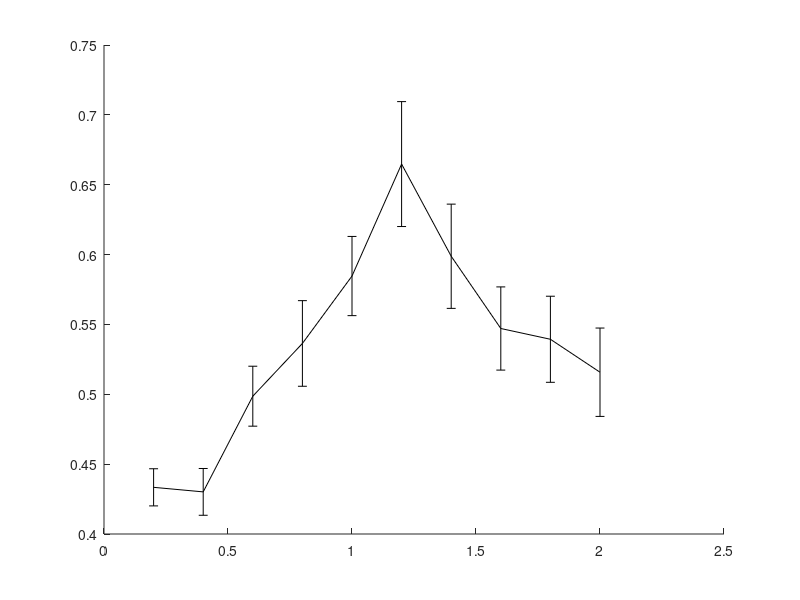

Write the MATLAB code that produced this figure. (Note: this script raises an error after producing the figure.)
% Benchmark_RRT_envI_w_rB.txt - Vanilla use of PCA
% Benchmark_RRT_envI_w_rB_2.txt - Included the NN in the PCA computation

% last updated: 12/11/17

clear all
clc

%%
planners = {'BiRRT','RRT'};
plannerType = planners{2};
switch plannerType
    case 'BiRRT'
        D = load('Benchmark_CBiRRT_rB.txt');
    case 'RRT'
        D{1} = load('Benchmark_RRT_wo_rB.txt');
        D{2} = load('Benchmark_RRT_w_knn30_r3_rB.txt');
        fprintf('Failures: \t%.1f %% \n', 100-sum(D{1}(:,2))/size(D{1},1)*100);
        D{1} = D{1}(D{1}(:,2)==1,:);
        D{1} = D{1}(D{1}(:,1)<=2.4, :);
        D{2} = D{2}(D{2}(:,2)==1,:);
end

%%
disp(['Results for ' plannerType ':']);

%%

for j = 1:size(D,2)
    
    r{j} = sort(unique(D{j}(:,1)));
    for i = 1:length(r{j})
        M = D{j}(D{j}(:,1)==r{j}(i), 1:end);
        t{j}(i) = mean(M(:,4));
        t_ste{j}(i) = std(M(:,4))/sqrt(size(M,1));
    end
    
    [tmin(j), im(j)] = min(t{j});
end

%%
h = figure(1);
clf
errorbar(r{1},t{1},t_ste{1},'-k','linewidth',2);
hold on
errorbar(r{2},t{2},t_ste{2},'--k','linewidth',2);
hold off
ylabel('mean runtime [msec]');

xlabel('max. local-connection distance');
% xlim([0 6]);
% xlim([min(rd) max(rd)]);

